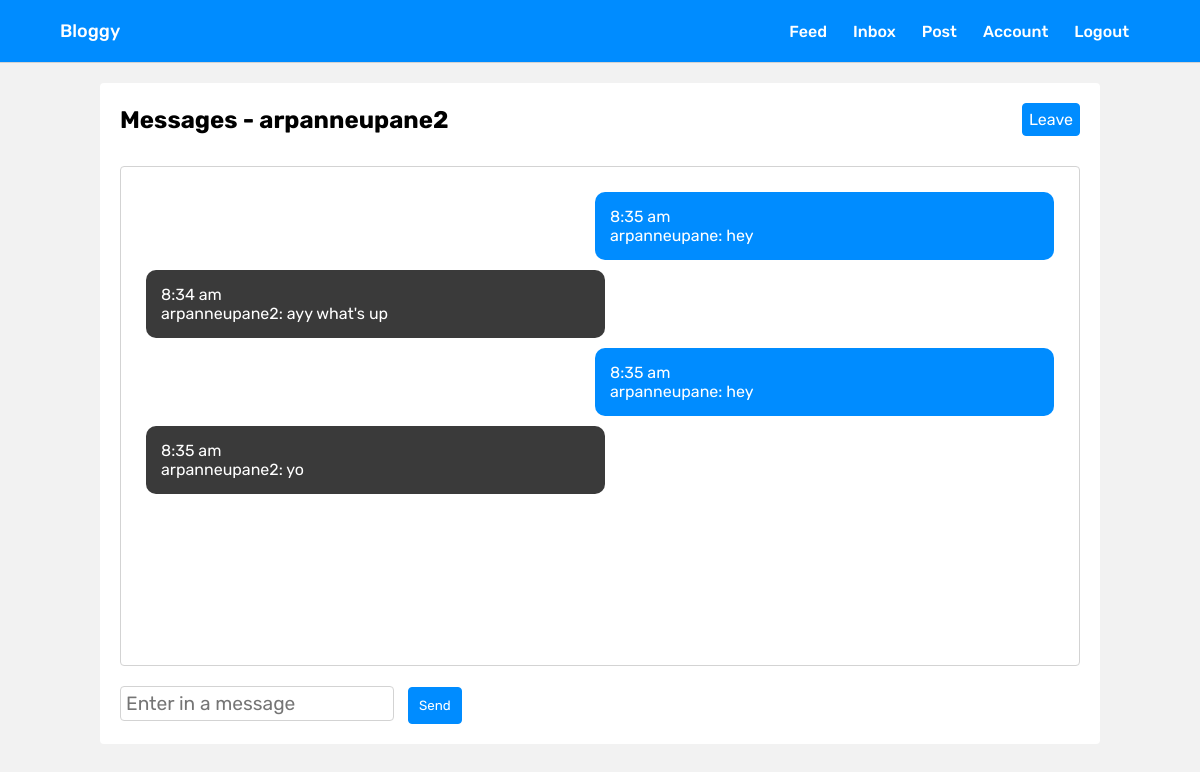
Screenshot of /message/arpanneupane2 (signed in) with the database file from the repository.
### app/main.py (models this page shows, shortened)
class User(db.Model, UserMixin):
    id = db.Column(db.Integer, primary_key=True)
    username = db.Column(db.String(15), unique=True)
    email = db.Column(db.String(50), unique=True)
    password = db.Column(db.String())
    profile_pic = db.Column(
        db.String(40), nullable=False, default='default.jpg')
    posts = db.relationship('Post', backref='author', lazy='dynamic')
    commenter = db.relationship('Comment', backref='commenter', lazy='dynamic')
    access_token = db.Column(db.String(180))
    liker = db.relationship('Like', backref='liker', lazy='dynamic')
    followed = db.relationship(
        'Follower', backref='followed', foreign_keys='Follower.followed_id', lazy='dynamic')
    follower = db.relationship(
        'Follower', backref='follower', foreign_keys='Follower.follower_id', lazy='dynamic')
    sender = db.relationship('Message', backref='sender',
                             foreign_keys='Message.sender_id', lazy='dynamic')
    receiver = db.relationship('Message', backref='receiver',
                               foreign_keys='Message.receiver_id', lazy='dynamic')
    bio_content = db.Column(db.String(1000))
    verified = db.Column(db.Boolean(), default=False)

class Message(db.Model):
    id = db.Column(db.Integer, primary_key=True)
    room = db.Column(db.String(), nullable=False)
    message = db.Column(db.String(), nullable=False)
    time = db.Column(db.String(), nullable=False)
    message_time = db.Column(
        db.DateTime())
    read = db.Column(db.Boolean())
    sender_id = db.Column(db.Integer, db.ForeignKey('user.id'))
    receiver_id = db.Column(db.Integer, db.ForeignKey('user.id'))

### app/main.py (the view)
@app.route('/message/<user>', methods=['GET', 'POST'])
@login_required
def messaging(user):
    user = User.query.filter_by(username=user).first_or_404()
    '''
        In the message event the room code is like this: <user1>,<user2>
        The room code is generated from the frontend and when converting array to string in JavaScript,
        there's a comma in between the elements.
        In Python, there was no comma, thus I had to insert one when joining the elements of the list.
        When they're joined, the new value is stored in the room_code variable which is used to query the db.
    '''
    room = [user.username, current_user.username]
    room.sort()
    room_code = ','.join(room)
    messages = Message.query.filter_by(room=room_code).all()
    num_of_messages = len(messages)
    if current_user.username == user.username:
        flash("You can't message yourself.")
        return redirect(url_for('user', username=user.username))
    return render_template('message.html', title='Messaging', receiver=user, messages=messages, num_of_messages=num_of_messages)

### app/main.py (called while the page is built)
@login_manager.user_loader
def load_user(user_id):
    return User.query.get(int(user_id))

@app.before_request
def make_session_permanent():
    session.permanent = True

### app/templates/message.html (shortened to what this page needs)
{% extends "base.html" %}
{% block content %}
<link rel='stylesheet' href="{{url_for('static', filename='message.css')}}" />
<div class="chat-container">
    <div class="messages-box">
        <div class="header">
            <h2>Messages - {{receiver.username}}</h2>
            <a class='leave' href="{{ url_for('inbox') }}">Leave</a>
        </div>
        <div class="messages">
            {% if num_of_messages == 0 %}
            <div class="message-received" style='width: 100%'>
                <p>This is your conversation with {{receiver.username}}, send a text to start the conversation!</p>
            </div>
            {% else %}
            {% for message in messages%}
            {% if message.sender == current_user %}
            <div class="message-sent">
                <div>
                    {{message.time}}
                </div>
                <p>{{message.sender.username}}: {{message.message}}</p>
            </div>
            {% else %}
            <div class="message-received">
                <div>
                    {{message.time}}
                </div>
                <p>{{message.sender.username}}: {{message.message}}</p>
            </div>
            {% endif %}
            {% endfor %}
            {% endif %}
        </div>
        <input id='message' type='text' placeholder='Enter in a message' required autocomplete="off" />
        <button id='send'>Send</button>
    </div>
</div>
{% endblock %}

### app/templates/base.html (shortened to what this page needs)
<!DOCTYPE html>
<html lang="en">
<head>
    <link rel='stylesheet' href="{{url_for('static', filename='base.css')}}">
</head>
<body>
    <header>
        <label class="logo">Bloggy</label>
        <nav>
            <ul class='nav__links'>
                {% if current_user.is_authenticated %}
                <li><a href="{{url_for('dashboard')}}">Feed</a></li>
                <li><a href="{{url_for('inbox')}}">Inbox</a></li>
                <li><a href="{{url_for('create_post')}}">Post</a></li>
                <li><a href="{{url_for('account')}}">Account</a></li>
                <li><a href="{{url_for('logout')}}">Logout</a></li>
                {% else %}
                <li><a href="{{url_for('home')}}">Home</a></li>
                <li><a href="{{url_for('login')}}">Login</a></li>
                <li><a href="{{url_for('login')}}">Sign Up</a></li>
                {% endif %}
            </ul>
        </nav>
    </header>
    <main>
        {% block content %}
        {% endblock content %}
    </main>
</body>
</html>

### app/static/base.css (style rules this page uses)
* { box-sizing: border-box; margin: 0; padding: 0; font-family: "Rubik", sans-serif; }
a { text-decoration: none; color: rgb(0, 140, 255); }
.logo { font-weight: 500; font-size: 18px; color: white; text-decoration: none; }
header { background: rgb(0, 140, 255); color: white; border-bottom: 1px solid lightgray; display: flex; justify-content: space-between; align-items: center; padding: 20px 5%; }
.nav__links { list-style: none; }
.nav__links li { font-weight: 500; font-size: 16px; text-decoration: none; display: inline-block; padding: 0px 11px; }
.nav__links li a { font-weight: 500; font-size: 16px; color: white; text-decoration: none; transition: all 0.3s ease 0s; }

### app/static/message.css (style rules this page uses)
* { box-sizing: border-box; margin: 0; padding: 0; font-family: "Rubik", sans-serif; }
body { background-color: #f2f2f2; }
.header { text-align: center; }
.chat-container { margin-left: 100px; margin-right: 100px; }
.messages-box { margin-top: 20px; padding: 20px; background-color: white; border-radius: 4px; }
.messages-box > .header { display: flex; justify-content: space-between; align-items: center; }
.messages { margin-top: 30px; height: 500px; overflow-y: scroll; margin-bottom: 20px; border: 1px solid lightgray; border-radius: 4px; padding-right: 20px; padding-left: 20px; padding-top: 20px; padding-bottom: 20px; }
.message-sent { padding: 15px; color: white; border-radius: 10px; margin: 5px; width: 50%; float: right; background-color: rgb(0, 140, 255); }
.message-received { padding: 15px; color: white; border-radius: 10px; margin: 5px; width: 50%; float: left; background-color: rgb(58, 58, 58); }
#message { padding: 5px; border: 1px solid lightgray; background: white; font-size: larger; margin-right: 10px; border-radius: 4px; }
#send { padding: 10px; background-color: rgb(0, 140, 255); border: 1px solid rgb(0, 140, 255); color: white; border-radius: 4px; cursor: pointer; }
.leave { padding: 6px; background-color: rgb(0, 140, 255); border: 1px solid rgb(0, 140, 255); color: white; border-radius: 4px; cursor: pointer; text-decoration: none; }

### rows the page displays
User: username "arpanneupane2"
Message: time "8:35 am", sender.username "arpanneupane", message "hey"
Message: time "8:34 am", sender.username "arpanneupane2", message "ayy what's up"
Message: time "8:35 am", sender.username "arpanneupane", message "hey"
Message: time "8:35 am", sender.username "arpanneupane2", message "yo"
